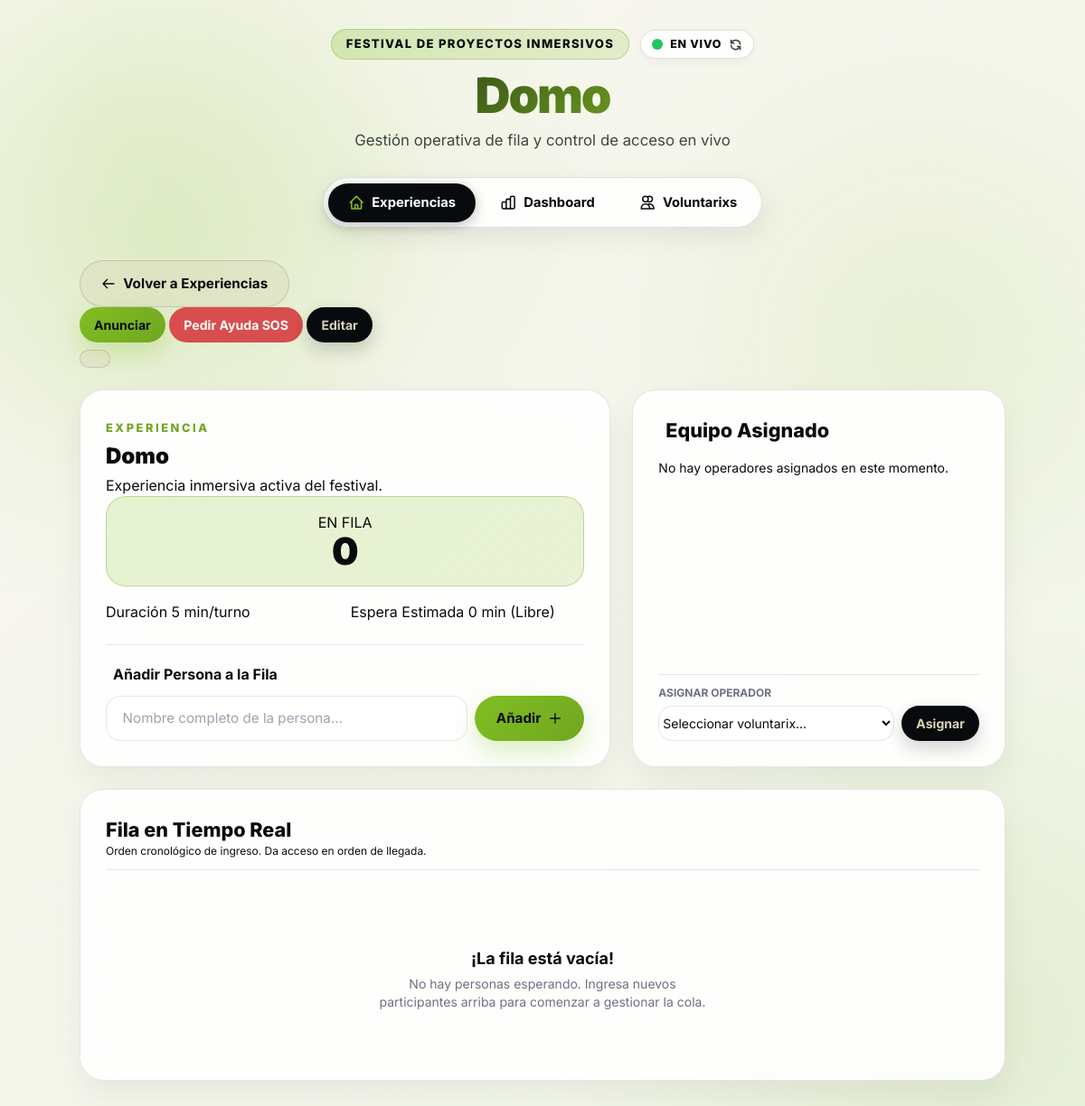
/attraction/1, run on the app's committed database.
### tables this page shows
CREATE TABLE attractions (
                id INTEGER PRIMARY KEY AUTOINCREMENT,
                name TEXT NOT NULL UNIQUE,
                description TEXT,
                duration_minutes INTEGER DEFAULT 5
            );

### Fila-experiencias--main/app.py (the view)
@app.route('/attraction/<int:attraction_id>')
def attraction_detail(attraction_id):
    conn = get_db_connection()
    cursor = execute_query(conn, 'SELECT * FROM attractions WHERE id = ?', (attraction_id,))
    attraction = cursor.fetchone()
    cursor = execute_query(conn, 'SELECT * FROM queue WHERE attraction_id = ? ORDER BY timestamp', (attraction_id,))
    queue = cursor.fetchall()
    cursor = execute_query(conn, """
        SELECT * FROM volunteers
        WHERE attraction_id = ?
        ORDER BY name
    """, (attraction_id,))
    volunteers = cursor.fetchall()
    cursor = execute_query(conn, 'SELECT * FROM volunteers ORDER BY name')
    all_volunteers = cursor.fetchall()
    release_db_connection(conn)
    if attraction is None:
        return "Experiencia no encontrada", 404
    return render_template('attraction.html',
        attraction=attraction, queue=queue, volunteers=volunteers, all_volunteers=all_volunteers)

### Fila-experiencias--main/app.py (called while the page is built)
def get_db_connection():
    try:
        if USE_POSTGRES:
            if pg_pool:
                return pg_pool.getconn()
            else:
                import psycopg2
                return psycopg2.connect(DATABASE_URL, sslmode='require')
        else:
            import sqlite3
            conn = sqlite3.connect('event_attractions.db')
            conn.row_factory = sqlite3.Row
            return conn
    except Exception as e:
        print(f"Error de base de datos: {e}")
        raise

def release_db_connection(conn):
    if USE_POSTGRES and pg_pool and conn:
        pg_pool.putconn(conn)
    elif conn:
        conn.close()

def execute_query(conn, query, params=None):
    if USE_POSTGRES:
        import psycopg2.extras
        cursor = conn.cursor(cursor_factory=psycopg2.extras.RealDictCursor)
        query = query.replace('?', '%s')
    else:
        cursor = conn.cursor()
    if params:
        cursor.execute(query, params)
    else:
        cursor.execute(query)
    return cursor

### Fila-experiencias--main/templates/attraction.html (shortened to what this page needs)
{% extends 'base.html' %}
{% block page_title %}{{ attraction.name }}{% endblock %}
{% block page_subtitle %}Gestión operativa de fila y control de acceso en vivo{% endblock %}
{% block content %}
<div class="content-wrapper">
    <div class="toolbar-row">
        <a href="{{ url_for('index') }}" class="button button-muted">
            <svg class="w-4 h-4" fill="none" stroke="currentColor" viewBox="0 0 24 24"><path stroke-linecap="round" stroke-linejoin="round" stroke-width="2" d="M10 19l-7-7m0 0l7-7m-7 7h18"></path></svg>
            <span>Volver a Experiencias</span>
        </a>
        <div class="button-row">
            <button type="button" class="button button-primary btn-sm" onclick="toggleAnnouncementModal()">
                 Anunciar
            </button>
            <button type="button" class="button button-danger btn-sm" onclick="toggleSosModal()">
                 Pedir Ayuda SOS
            </button>
            <a href="{{ url_for('edit_attraction', attraction_id=attraction.id) }}" class="button button-secondary btn-sm">
                 Editar
            </a>
            <form action="{{ url_for('delete_attraction', attraction_id=attraction.id) }}" method="post" onsubmit="return confirm('¿Seguro que deseas eliminar esta experiencia?')">
                <button type="submit" class="button button-muted btn-sm text-red-600">
                </button>
            </form>
        </div>
    </div>
    <div class="grid gap-6 lg:grid-cols-12">
        <div class="card lg:col-span-7 flex flex-col justify-between">
            <div>
                <div class="section-header mb-4">
                    <div>
                        <span class="eyebrow">EXPERIENCIA</span>
                        <h2 class="text-2xl font-black text-expy-dark mb-1">{{ attraction.name }}</h2>
                        <p class="text-muted">{{ attraction.description or 'Experiencia inmersiva activa del festival.' }}</p>
                    </div>
                    <div class="stats-box-large">
                        <span class="stat-label">EN FILA</span>
                        <span class="stat-value-highlight">{{ queue|length }}</span>
                    </div>
                </div>
                <div class="grid grid-cols-2 gap-3 mt-4">
                    <div class="info-card">
                        <span class="info-label"> Duración</span>
                        <span class="info-value">{{ attraction.duration_minutes or 5 }} min/turno</span>
                    </div>
                    <div class="info-card">
                        <span class="info-label"> Espera Estimada</span>
                        <span class="info-value {% if (queue|length * (attraction.duration_minutes or 5)) > 30 %}text-red-600 font-bold{% elif queue|length > 0 %}text-lime-700 font-bold{% endif %}">
                            {% if queue|length > 0 %}
                                {{ (queue|length * (attraction.duration_minutes or 5)) }} min
                            {% else %}
                                0 min (Libre)
                            {% endif %}
                        </span>
                    </div>
                </div>
            </div>
            <div class="quick-add-section mt-6 pt-5 border-t border-black/10">
                <h3 class="text-base font-bold text-expy-dark mb-3 flex items-center gap-2">
                     Añadir Persona a la Fila
                </h3>
                <form action="{{ url_for('add_to_queue', attraction_id=attraction.id) }}" method="post" class="flex gap-2">
                    <input id="person_name" name="person_name" type="text" required placeholder="Nombre completo de la persona..." class="flex-1 !py-3" autofocus autocomplete="off">
                    <button type="submit" class="button button-primary whitespace-nowrap px-6">
                        <span>Añadir</span>
                        <svg class="w-4 h-4" fill="none" stroke="currentColor" viewBox="0 0 24 24"><path stroke-linecap="round" stroke-linejoin="round" stroke-width="2" d="M12 4v16m8-8H4"></path></svg>
                    </button>
                </form>
            </div>
        </div>
        <div class="card lg:col-span-5 flex flex-col justify-between">
            <div>
                <h3 class="section-title flex items-center gap-2">
                     Equipo Asignado
                </h3>
                {% if volunteers %}
                <div class="stacked-list max-h-52 overflow-y-auto pr-1">
                    {% for v in volunteers %}
                    <div class="volunteer-pill-row">
                        <div>
                            <p class="font-bold text-sm text-expy-dark">{{ v.name }}</p>
                            <span class="status-indicator-dot
                                {% if v.status == 'activo' %}dot-active
                                {% elif v.status == 'descanso' %}dot-break
                                {% elif v.status == 'comiendo' %}dot-eating
                                {% else %}dot-out{% endif %}">
                                {{ v.status|capitalize }}
                            </span>
                        </div>
                        <form action="{{ url_for('unassign_volunteer_from_attraction', attraction_id=attraction.id, volunteer_id=v.id) }}" method="post">
                            <button type="submit" class="button button-muted btn-xs" title="Quitar asignación">Quitar</button>
                        </form>
                    </div>
                    {% endfor %}
                </div>
                {% else %}
                <p class="text-muted text-sm my-4">No hay operadores asignados en este momento.</p>
                {% endif %}
            </div>
            {% if all_volunteers %}
            <form action="{{ url_for('assign_volunteer_to_attraction', attraction_id=attraction.id) }}" method="post" class="mt-4 pt-3 border-t border-black/10">
                <label for="volunteer_id" class="text-xs font-bold text-gray-500 uppercase">Asignar operador</label>
                <div class="flex gap-2 mt-1">
                    <select id="volunteer_id" name="volunteer_id" required class="flex-1 text-sm py-2">
                        <option value="">Seleccionar voluntarix...</option>
                    </select>
                    <button type="submit" class="button button-secondary btn-sm">Asignar</button>
                </div>
            </form>
            {% endif %}
        </div>
    </div>
    <div class="card">
        <div class="flex flex-wrap items-center justify-between gap-3 mb-6 pb-3 border-b border-black/10">
            <div>
                <h3 class="section-title !mb-0"> Fila en Tiempo Real</h3>
                <p class="text-muted text-xs">Orden cronológico de ingreso. Da acceso en orden de llegada.</p>
            </div>
        </div>
        {% if queue %}
        {% set next_person = queue[0] %}
        <div class="next-person-hero mb-6">
            <div class="flex items-center gap-3">
                <span class="next-badge">SIGUIENTE EN INGRESAR</span>
            </div>
            <div class="flex flex-wrap items-center justify-between gap-4 mt-3">
                <div class="flex items-center gap-4">
                    <div class="pos-circle">1</div>
                    <div>
                        <h4 class="text-2xl font-black text-expy-dark">{{ next_person.person_name }}</h4>
                        <span class="text-xs text-gray-500">Listo para pasar a la experiencia</span>
                    </div>
                </div>
                <div class="flex gap-2">
                    <form action="{{ url_for('next_person', queue_id=next_person.id) }}" method="post">
                        <button type="submit" class="button button-primary btn-lg shadow-lg">
                            <span> Ingresar / Atender</span>
                        </button>
                    </form>
                </div>
            </div>
        </div>
        {% if queue|length > 1 %}
        <h4 class="text-sm font-bold uppercase tracking-wider text-gray-500 mb-3">En espera ({{ queue|length - 1 }})</h4>
        <div class="grid gap-2">
            {% for person in queue[1:] %}
            <div class="queue-row-card">
                <div class="flex items-center gap-3">
                    <span class="queue-pos-pill">#{{ loop.index + 1 }}</span>
                    <span class="font-bold text-expy-dark">{{ person.person_name }}</span>
                </div>
                <div class="flex items-center gap-2">
                    <span class="text-xs text-gray-400">
                        Aprox. {{ loop.index * (attraction.duration_minutes or 5) }} min
                    </span>
                    <form action="{{ url_for('next_person', queue_id=person.id) }}" method="post" onsubmit="return confirm('¿Quitar a esta persona de la fila?')">
                        <button type="submit" class="button button-muted btn-xs text-red-600" title="Quitar de fila">
                            ✕ Quitar
                        </button>
                    </form>
                </div>
            </div>
            {% endfor %}
        </div>
        {% endif %}
        {% else %}
        <div class="empty-state-box !py-12">
            <h4 class="text-lg font-bold text-expy-dark mb-1">¡La fila está vacía!</h4>
            <p class="text-gray-500 text-sm max-w-sm mx-auto">No hay personas esperando. Ingresa nuevos participantes arriba para comenzar a gestionar la cola.</p>
        </div>
        {% endif %}
    </div>
</div>
{% endblock %}

### Fila-experiencias--main/static/css/styles.css (style rules this page uses)
:root { color-scheme: light; --color-dark: #080B0D; --color-lime: #80BF21; --color-olive: #71A621; --color-light-green: #BFD989; --color-sand: #D9D3B8; --bg-primary: #f2f7ea; --bg-secondary: #f7f5ed; --surface: rgba(255, 255, 255, 0.90); --surface-strong: #ffffff; --surface-muted: rgba(217, 211, 184, 0.28); --text-primary: #080B0D; --text-secondary: #3d4741; --text-accent: #71A621; --text-accent-dark: #4e7314; --text-highlight: #080B0D; --border: rgba(8, 11, 13, 0.10); --border-accent: rgba(113, 166, 33, 0.35); --shadow: 0 16px 36px rgba(8, 11, 13, 0.06); --shadow-accent: 0 12px 28px rgba(128, 191, 33, 0.28); --highlight: rgba(191, 217, 137, 0.35); --danger: #d84d4d; --warning: #d9822b; --success: #71A621; }
* { box-sizing: border-box; }
html, body { min-height: 100%; }
body { margin: 0; font-family: 'Inter', system-ui, -apple-system, sans-serif; background: radial-gradient(circle at 10% 10%, rgba(128, 191, 33, 0.15), transparent 35%), radial-gradient(circle at 90% 90%, rgba(113, 166, 33, 0.12), transparent 30%), linear-gradient(135deg, var(--bg-secondary), var(--bg-primary)); color: var(--text-primary); -webkit-font-smoothing: antialiased; }
body::after { content: ''; position: fixed; inset: 0; background-image: linear-gradient(135deg, rgba(255, 255, 255, 0.35), transparent 40%), radial-gradient(circle at 15% 20%, rgba(128, 191, 33, 0.18), transparent 22%), radial-gradient(circle at 85% 30%, rgba(191, 217, 137, 0.22), transparent 25%); pointer-events: none; z-index: -1; }
.app-body { min-height: 100vh; }
.button, .btn { display: inline-flex; align-items: center; justify-content: center; gap: 0.5rem; border: none; border-radius: 999px; padding: 0.85rem 1.45rem; font-weight: 700; font-size: 0.95rem; text-decoration: none; cursor: pointer; transition: all 180ms cubic-bezier(0.16, 1, 0.3, 1); }
.button-primary, .btn-primary { background: linear-gradient(135deg, var(--color-lime), var(--color-olive)); color: var(--color-dark); box-shadow: var(--shadow-accent); }
.button-secondary, .btn-secondary { background: var(--color-dark); color: var(--color-sand); box-shadow: 0 8px 20px rgba(8, 11, 13, 0.18); }
.button-muted, .btn-muted { background: rgba(217, 211, 184, 0.35); color: var(--color-dark); border: 1px solid rgba(8, 11, 13, 0.14); }
.button-danger, .btn-danger { background: var(--danger); color: #ffffff; }
.btn-sm { padding: 0.55rem 1rem; font-size: 0.88rem; }
.content-wrapper { display: grid; gap: 1.5rem; }
.card, .form-card { background: var(--surface); border: 1px solid var(--border); border-radius: 26px; box-shadow: var(--shadow); backdrop-filter: blur(16px); padding: 1.75rem; }
.section-title { margin-bottom: 1rem; font-size: 1.35rem; font-weight: 800; color: var(--color-dark); }
.eyebrow { text-transform: uppercase; letter-spacing: 0.2em; font-size: 0.8rem; font-weight: 800; color: var(--color-olive); margin-bottom: 0.4rem; display: inline-block; }
.stats-box-large { background: linear-gradient(135deg, rgba(128, 191, 33, 0.2), rgba(191, 217, 137, 0.35)); border: 1px solid var(--border-accent); border-radius: 22px; padding: 1rem 1.6rem; text-align: center; }
.stat-value-highlight { display: block; font-size: 2.6rem; font-weight: 900; color: var(--color-dark); line-height: 1; }
input[type='text'], input[type='number'], textarea, select { width: 100%; border-radius: 16px; border: 1px solid var(--border); padding: 0.9rem 1.1rem; background: rgba(255, 255, 255, 0.95); color: var(--text-primary); font-size: 0.95rem; font-family: inherit; transition: all 160ms ease; }
label { display: block; margin-bottom: 0.4rem; color: var(--text-secondary); font-weight: 700; font-size: 0.88rem; }
.empty-state-box { text-align: center; padding: 3rem 1.5rem; }

### data on the page
attractions: name "Domo", description "Experiencia inmersiva activa del festival.", duration_minutes "5"

### other printed values
{{ queue|length }} "0"
